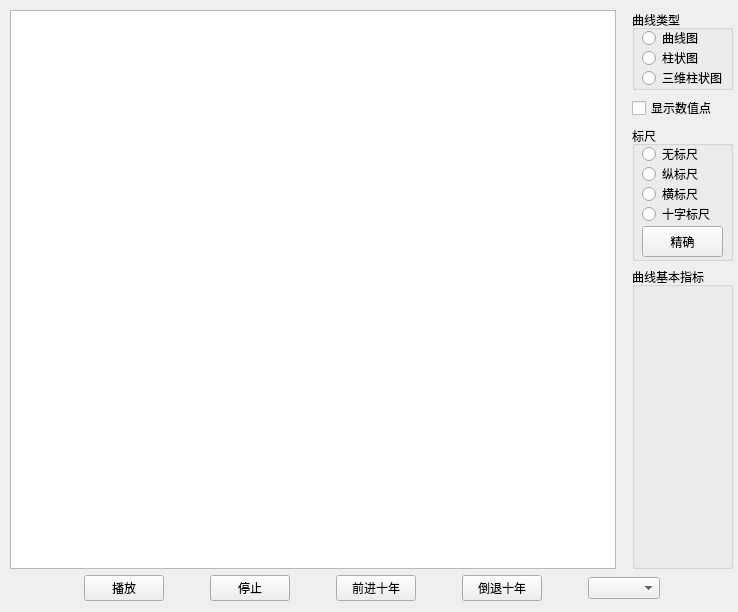
<?xml version="1.0" encoding="UTF-8"?>
<ui version="4.0">
 <class>LineType1</class>
 <widget class="QWidget" name="LineType1">
  <property name="geometry">
   <rect>
    <x>0</x>
    <y>0</y>
    <width>738</width>
    <height>612</height>
   </rect>
  </property>
  <property name="windowTitle">
   <string>Form</string>
  </property>
  <widget class="QWidget" name="verticalLayoutWidget">
   <property name="geometry">
    <rect>
     <x>0</x>
     <y>0</y>
     <width>743</width>
     <height>611</height>
    </rect>
   </property>
   <layout class="QVBoxLayout" name="verticalLayout_Main">
    <item>
     <widget class="QWidget" name="widget" native="true">
      <layout class="QVBoxLayout" name="verticalLayout_4">
       <property name="margin">
        <number>10</number>
       </property>
       <item>
        <layout class="QHBoxLayout" name="horizontalLayout_2" stretch="3,0">
         <item>
          <layout class="QVBoxLayout" name="verticalLayout_5" stretch="0">
           <property name="sizeConstraint">
            <enum>QLayout::SetDefaultConstraint</enum>
           </property>
           <property name="leftMargin">
            <number>0</number>
           </property>
           <property name="topMargin">
            <number>0</number>
           </property>
           <property name="rightMargin">
            <number>10</number>
           </property>
           <property name="bottomMargin">
            <number>0</number>
           </property>
           <item>
            <widget class="GraphView" name="graphicsView">
             <property name="sizePolicy">
              <sizepolicy hsizetype="Preferred" vsizetype="Expanding">
               <horstretch>0</horstretch>
               <verstretch>0</verstretch>
              </sizepolicy>
             </property>
             <property name="minimumSize">
              <size>
               <width>0</width>
               <height>0</height>
              </size>
             </property>
             <property name="verticalScrollBarPolicy">
              <enum>Qt::ScrollBarAlwaysOff</enum>
             </property>
             <property name="horizontalScrollBarPolicy">
              <enum>Qt::ScrollBarAlwaysOff</enum>
             </property>
             <property name="transformationAnchor">
              <enum>QGraphicsView::AnchorUnderMouse</enum>
             </property>
             <property name="resizeAnchor">
              <enum>QGraphicsView::NoAnchor</enum>
             </property>
             <property name="viewportUpdateMode">
              <enum>QGraphicsView::SmartViewportUpdate</enum>
             </property>
            </widget>
           </item>
          </layout>
         </item>
         <item>
          <layout class="QVBoxLayout" name="verticalLayout_6">
           <item>
            <widget class="QGroupBox" name="groupBox_3">
             <property name="sizePolicy">
              <sizepolicy hsizetype="Minimum" vsizetype="Fixed">
               <horstretch>0</horstretch>
               <verstretch>0</verstretch>
              </sizepolicy>
             </property>
             <property name="minimumSize">
              <size>
               <width>10</width>
               <height>80</height>
              </size>
             </property>
             <property name="title">
              <string>曲线类型</string>
             </property>
             <widget class="QRadioButton" name="radioCurve">
              <property name="geometry">
               <rect>
                <x>10</x>
                <y>20</y>
                <width>71</width>
                <height>16</height>
               </rect>
              </property>
              <property name="text">
               <string>曲线图</string>
              </property>
             </widget>
             <widget class="QRadioButton" name="radioBar">
              <property name="geometry">
               <rect>
                <x>10</x>
                <y>40</y>
                <width>71</width>
                <height>16</height>
               </rect>
              </property>
              <property name="text">
               <string>柱状图</string>
              </property>
             </widget>
             <widget class="QRadioButton" name="radio3DBar">
              <property name="geometry">
               <rect>
                <x>10</x>
                <y>60</y>
                <width>101</width>
                <height>16</height>
               </rect>
              </property>
              <property name="text">
               <string>三维柱状图</string>
              </property>
             </widget>
            </widget>
           </item>
           <item>
            <widget class="QCheckBox" name="checkBox">
             <property name="text">
              <string>显示数值点</string>
             </property>
            </widget>
           </item>
           <item>
            <widget class="QGroupBox" name="groupBox_4">
             <property name="sizePolicy">
              <sizepolicy hsizetype="Minimum" vsizetype="Fixed">
               <horstretch>0</horstretch>
               <verstretch>0</verstretch>
              </sizepolicy>
             </property>
             <property name="minimumSize">
              <size>
               <width>100</width>
               <height>135</height>
              </size>
             </property>
             <property name="title">
              <string>标尺</string>
             </property>
             <widget class="QPushButton" name="ViewDataButton">
              <property name="geometry">
               <rect>
                <x>10</x>
                <y>100</y>
                <width>81</width>
                <height>31</height>
               </rect>
              </property>
              <property name="text">
               <string>精确</string>
              </property>
             </widget>
             <widget class="QRadioButton" name="VLineButton">
              <property name="geometry">
               <rect>
                <x>10</x>
                <y>40</y>
                <width>89</width>
                <height>16</height>
               </rect>
              </property>
              <property name="text">
               <string>纵标尺</string>
              </property>
             </widget>
             <widget class="QRadioButton" name="HLineButton">
              <property name="geometry">
               <rect>
                <x>10</x>
                <y>60</y>
                <width>89</width>
                <height>16</height>
               </rect>
              </property>
              <property name="text">
               <string>横标尺</string>
              </property>
             </widget>
             <widget class="QRadioButton" name="DualLineButton">
              <property name="geometry">
               <rect>
                <x>10</x>
                <y>80</y>
                <width>89</width>
                <height>16</height>
               </rect>
              </property>
              <property name="text">
               <string>十字标尺</string>
              </property>
             </widget>
             <widget class="QRadioButton" name="NoLineButton">
              <property name="geometry">
               <rect>
                <x>10</x>
                <y>20</y>
                <width>89</width>
                <height>16</height>
               </rect>
              </property>
              <property name="text">
               <string>无标尺</string>
              </property>
             </widget>
            </widget>
           </item>
           <item>
            <widget class="QGroupBox" name="groupBox">
             <property name="sizePolicy">
              <sizepolicy hsizetype="Expanding" vsizetype="Expanding">
               <horstretch>0</horstretch>
               <verstretch>0</verstretch>
              </sizepolicy>
             </property>
             <property name="minimumSize">
              <size>
               <width>0</width>
               <height>220</height>
              </size>
             </property>
             <property name="title">
              <string>曲线基本指标</string>
             </property>
             <widget class="QWidget" name="verticalLayoutWidget_2">
              <property name="geometry">
               <rect>
                <x>20</x>
                <y>20</y>
                <width>61</width>
                <height>111</height>
               </rect>
              </property>
              <layout class="QVBoxLayout" name="verticalLayout">
               <property name="spacing">
                <number>10</number>
               </property>
               <property name="margin">
                <number>5</number>
               </property>
              </layout>
             </widget>
            </widget>
           </item>
          </layout>
         </item>
        </layout>
       </item>
       <item>
        <layout class="QHBoxLayout" name="horizontalLayout">
         <item>
          <spacer name="horizontalSpacer">
           <property name="orientation">
            <enum>Qt::Horizontal</enum>
           </property>
           <property name="sizeHint" stdset="0">
            <size>
             <width>40</width>
             <height>20</height>
            </size>
           </property>
          </spacer>
         </item>
         <item>
          <widget class="QPushButton" name="PlayButton">
           <property name="text">
            <string>播放</string>
           </property>
          </widget>
         </item>
         <item>
          <spacer name="horizontalSpacer_2">
           <property name="orientation">
            <enum>Qt::Horizontal</enum>
           </property>
           <property name="sizeType">
            <enum>QSizePolicy::Fixed</enum>
           </property>
           <property name="sizeHint" stdset="0">
            <size>
             <width>40</width>
             <height>20</height>
            </size>
           </property>
          </spacer>
         </item>
         <item>
          <widget class="QPushButton" name="StopButton">
           <property name="text">
            <string>停止</string>
           </property>
          </widget>
         </item>
         <item>
          <spacer name="horizontalSpacer_3">
           <property name="orientation">
            <enum>Qt::Horizontal</enum>
           </property>
           <property name="sizeType">
            <enum>QSizePolicy::Fixed</enum>
           </property>
           <property name="sizeHint" stdset="0">
            <size>
             <width>40</width>
             <height>20</height>
            </size>
           </property>
          </spacer>
         </item>
         <item>
          <widget class="QPushButton" name="Advance10Button">
           <property name="text">
            <string>前进十年</string>
           </property>
          </widget>
         </item>
         <item>
          <spacer name="horizontalSpacer_4">
           <property name="orientation">
            <enum>Qt::Horizontal</enum>
           </property>
           <property name="sizeType">
            <enum>QSizePolicy::Fixed</enum>
           </property>
           <property name="sizeHint" stdset="0">
            <size>
             <width>40</width>
             <height>20</height>
            </size>
           </property>
          </spacer>
         </item>
         <item>
          <widget class="QPushButton" name="Back10Button">
           <property name="text">
            <string>倒退十年</string>
           </property>
          </widget>
         </item>
         <item>
          <spacer name="horizontalSpacer_6">
           <property name="orientation">
            <enum>Qt::Horizontal</enum>
           </property>
           <property name="sizeType">
            <enum>QSizePolicy::Fixed</enum>
           </property>
           <property name="sizeHint" stdset="0">
            <size>
             <width>40</width>
             <height>20</height>
            </size>
           </property>
          </spacer>
         </item>
         <item>
          <widget class="QComboBox" name="comboBox"/>
         </item>
         <item>
          <spacer name="horizontalSpacer_5">
           <property name="orientation">
            <enum>Qt::Horizontal</enum>
           </property>
           <property name="sizeHint" stdset="0">
            <size>
             <width>40</width>
             <height>20</height>
            </size>
           </property>
          </spacer>
         </item>
        </layout>
       </item>
      </layout>
     </widget>
    </item>
   </layout>
  </widget>
 </widget>
 <customwidgets>
  <customwidget>
   <class>GraphView</class>
   <extends>QGraphicsView</extends>
   <header>graphview.h</header>
  </customwidget>
 </customwidgets>
 <resources/>
 <connections/>
</ui>
